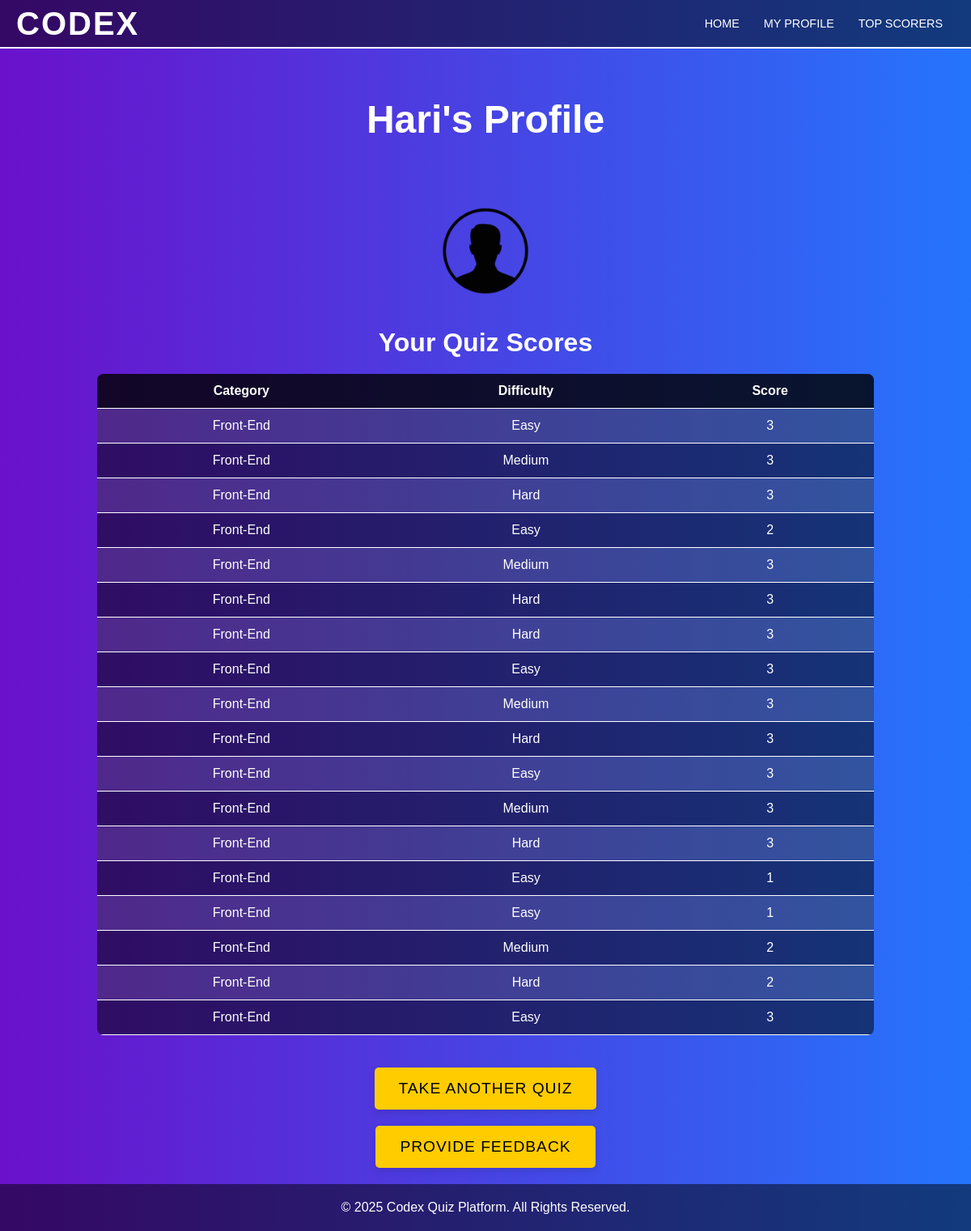
Screenshot of /profile/ (signed in) with the database file from the repository.
### quiz/models.py (models this page shows, shortened)
class UserProfile(models.Model):
    user = models.OneToOneField(User, on_delete=models.CASCADE)
    bio = models.TextField(blank=True)
    profile_picture = models.ImageField(upload_to='profile_pics/', blank=True, null=True)

class Score(models.Model):
    user = models.ForeignKey(User, on_delete=models.CASCADE)
    category = models.ForeignKey(QuizCategory, on_delete=models.CASCADE)
    difficulty = models.ForeignKey(DifficultyLevel, on_delete=models.CASCADE)
    score = models.IntegerField()

class QuizCategory(models.Model):
    name = models.CharField(max_length=100)

class DifficultyLevel(models.Model):
    name = models.CharField(max_length=20)

### quiz/views.py (the view)
# urls.py: path('profile/', views.profile, name='profile'),
@login_required
def profile(request):
    print(f"Current user: {request.user.username}")
    user_profile, created = UserProfile.objects.get_or_create(user=request.user)
    scores = Score.objects.filter(user=request.user)
    return render(request, 'profile.html', {
        'user_profile': user_profile,
        'scores': scores
    })

### templates/profile.html (shortened to what this page needs)
<!DOCTYPE html>
<html lang="en">
<head>
    {% load static %}
    <link rel="stylesheet" href="{% static 'css/profile.css' %}">
</head>
<body>
    <header>
        <div class="logo">
            <h1>CODEX</h1>
        </div>
        <nav>
            <ul>
                <li><a href="{% url 'home' %}">Home</a></li>
                <li><a href="{% url 'profile' %}">My Profile</a></li>
                <li><a href="{% url 'top_scorers' %}">Top Scorers</a></li>
            </ul>
        </nav>
    </header>
    <h2>{{ user_profile.user.username }}'s Profile</h2>
   <p><img src="{% static 'images/default.png' %}" alt="Default Profile Picture"></p>
    <h3>Your Quiz Scores</h3>
    <table>
        <tr>
            <th>Category</th>
            <th>Difficulty</th>
            <th>Score</th>
        </tr>
        {% for score in scores %}
        <tr>
            <td>{{ score.category.name }}</td>
            <td>{{ score.difficulty.name }}</td>
            <td>{{ score.score }}</td>
        </tr>
        {% endfor %}
    </table>
    <p>
    <form action="{% url 'quiz_home' %}" method="get">
        <button type="submit">Take Another Quiz</button>
    </form>
</p>
    <p><form action="{% url 'feedback' %}" method="get">
        <button type="submit">Provide Feedback</button>
    </form></p>
    <footer>
        <p>&copy; 2025 Codex Quiz Platform. All Rights Reserved.</p>
    </footer>
</body>
</html>

### static/css/profile.css (style rules this page uses)
* { margin: 0; padding: 0; box-sizing: border-box; }
body { font-family: Arial, sans-serif; background: linear-gradient(to right, #6a11cb, #2575fc); color: #fff; min-height: 100vh; }
header { display: flex; justify-content: space-between; align-items: center; padding: 5px 20px; background-color: rgba(0, 0, 0, 0.5); border-bottom: 2px solid #fff; height: 60px; position: sticky; top: 0; z-index: 1000; }
header .logo h1 { font-size: 2.5em; letter-spacing: 2px; }
nav ul { list-style-type: none; display: flex; }
nav ul li { margin: 0 15px; }
nav ul li a { text-decoration: none; color: #fff; font-size: 0.9em; font-weight: 500; text-transform: uppercase; transition: color 0.3s; }
h2 { text-align: center; font-size: 3em; margin: 60px 0; color: #fff; }
h3 { font-size: 2em; margin: 20px 0; color: #fff; text-align: center; }
table { width: 80%; margin: 0 auto 40px; border-collapse: collapse; background-color: rgba(0, 0, 0, 0.4); border-radius: 8px; overflow: hidden; }
th, td { padding: 12px; text-align: center; border-bottom: 1px solid #fff; }
th { background-color: rgba(0, 0, 0, 0.6); font-weight: bold; }
tr:nth-child(even) { background-color: rgba(255, 255, 255, 0.1); }
tr:nth-child(odd) { background-color: rgba(0, 0, 0, 0.2); }
img { max-width: 150px; border-radius: 50%; margin: 20px 0; display: block; margin-left: auto; margin-right: auto; }
button { background-color: #ffcc00; color: black; font-size: 1.2em; padding: 15px 30px; border: none; border-radius: 5px; cursor: pointer; text-transform: uppercase; letter-spacing: 1px; box-shadow: 0 4px 10px rgba(0, 0, 0, 0.1); transition: background 0.3s, transform 0.3s; display: block; margin: 20px auto; }
footer { text-align: center; padding: 20px; background-color: rgba(0, 0, 0, 0.5); bottom: 0; width: 100%; color: #fff; }

### rows the page displays
UserProfile: user.username "Hari"
Score: category.name "Front-End", difficulty.name "Easy", score "3"
Score: category.name "Front-End", difficulty.name "Medium", score "3"
Score: category.name "Front-End", difficulty.name "Hard", score "3"
Score: category.name "Front-End", difficulty.name "Easy", score "2"
Score: category.name "Front-End", difficulty.name "Medium", score "3"
Score: category.name "Front-End", difficulty.name "Hard", score "3"
Score: category.name "Front-End", difficulty.name "Hard", score "3"
Score: category.name "Front-End", difficulty.name "Easy", score "3"
Score: category.name "Front-End", difficulty.name "Medium", score "3"
Score: category.name "Front-End", difficulty.name "Hard", score "3"
Score: category.name "Front-End", difficulty.name "Easy", score "3"
Score: category.name "Front-End", difficulty.name "Medium", score "3"
Score: category.name "Front-End", difficulty.name "Hard", score "3"
Score: category.name "Front-End", difficulty.name "Easy", score "1"
Score: category.name "Front-End", difficulty.name "Easy", score "1"
Score: category.name "Front-End", difficulty.name "Medium", score "2"
Score: category.name "Front-End", difficulty.name "Hard", score "2"
Score: category.name "Front-End", difficulty.name "Easy", score "3"
